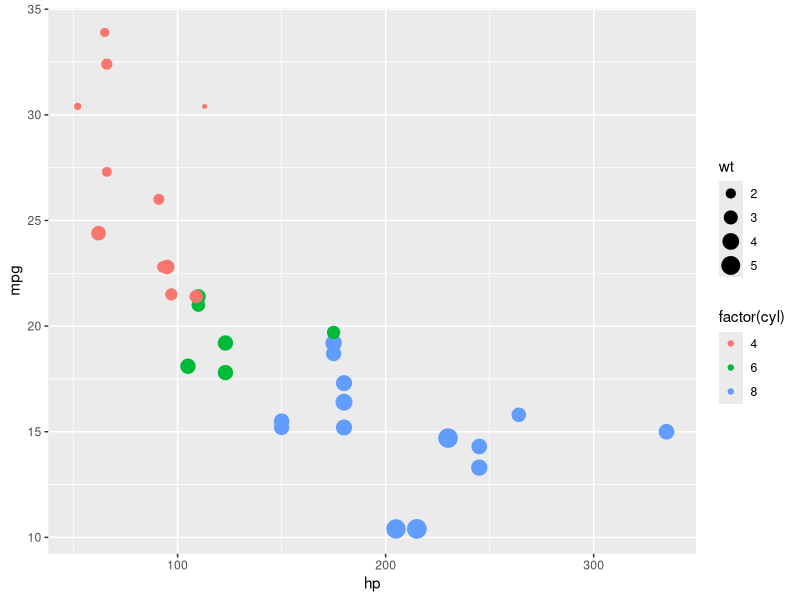
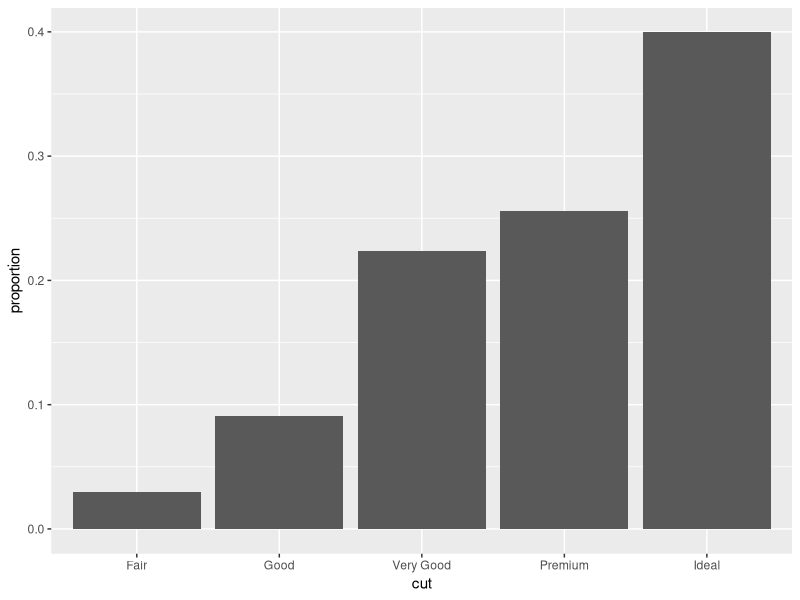
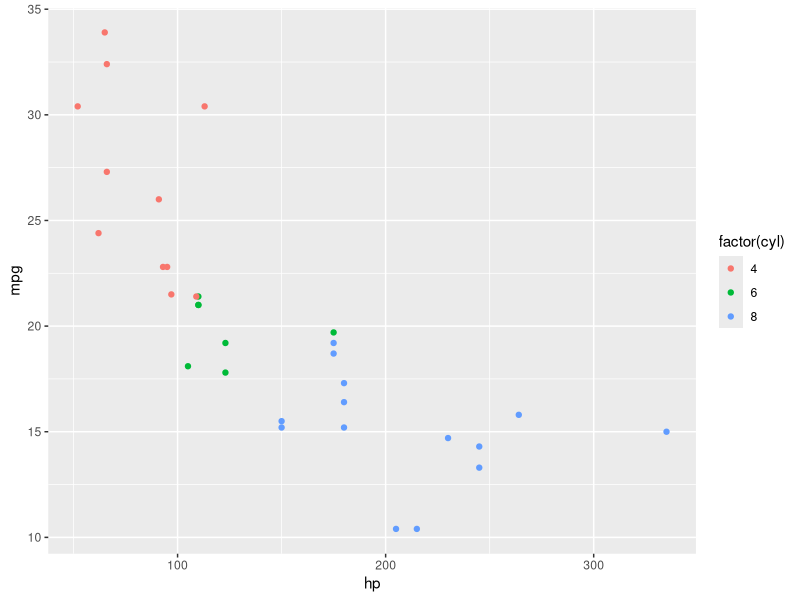
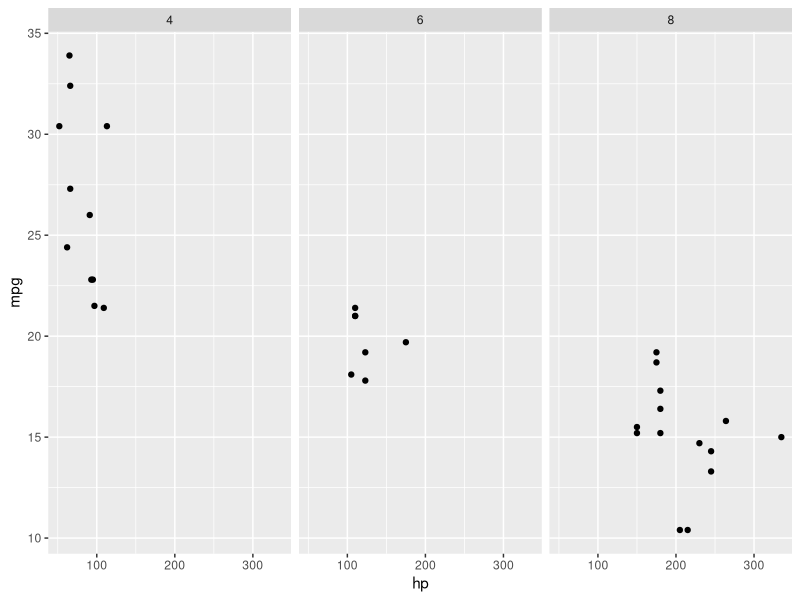
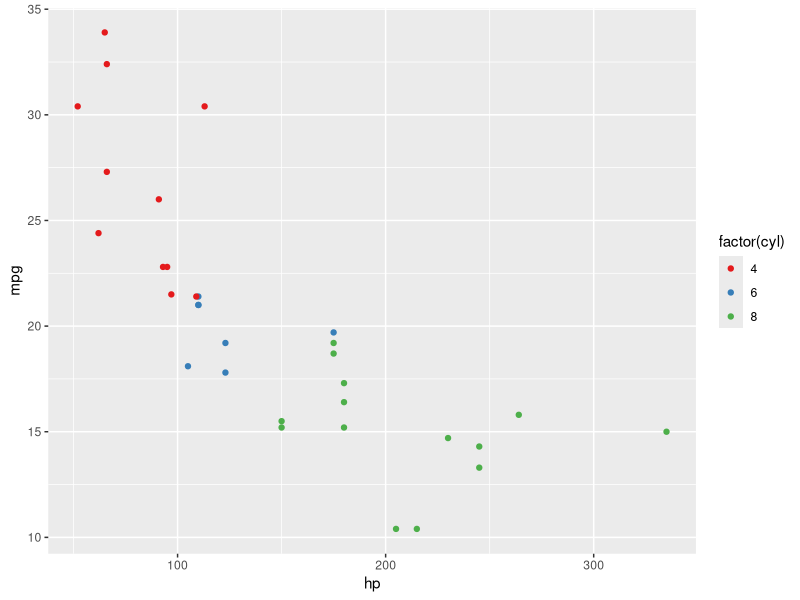

R code for these plots, in order:
## ---- chunk 1
library(tidyverse)
## ---- chunk 2
# plot the "mtcars" data of mpg vs hp
## ---- chunk 3
ggplot(mtcars, aes(x = hp, y = mpg, color = factor(cyl), size = wt)) +
  geom_point()
## ---- chunk 4
# plot the "diamonds" data of cut quality
## ---- chunk 5
diamonds %>%
  group_by(cut) %>%
  summarise(proportion = n() / nrow(diamonds)) %>%
  ggplot(aes(x = cut, y = proportion)) +
  geom_col()
## ---- chunk 6
# plot the "economics" data of unemployment over time
## ---- chunk 7
# plot the "mtcars" data of mpg vs cylinders
## ---- chunk 8
# add titles, axis labels, and change the theme
ggplot(mtcars, aes(x = hp, y = mpg, color = factor(cyl))) +
  geom_point()
## ---- chunk 9
ggplot(mtcars, aes(x = hp, y = mpg)) +
  geom_point() +
  facet_wrap(~cyl)
## ---- chunk 10
ggplot(mtcars, aes(x = hp, y = mpg, color = factor(cyl))) +
  geom_point() +
  scale_color_brewer(palette = "Set1")
